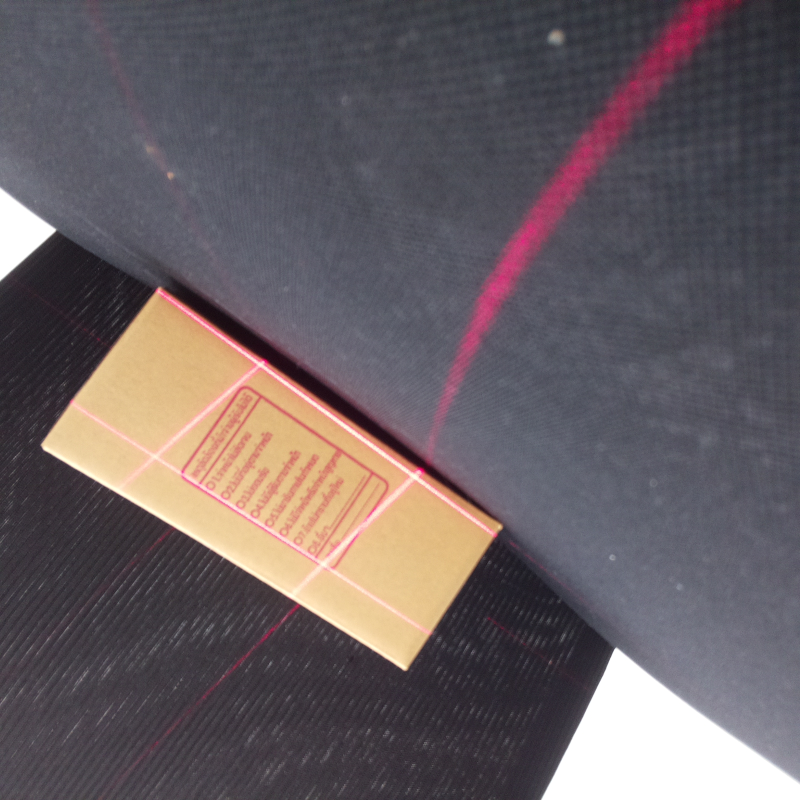
#> input picture images/image29-0.jpg, 1600 x 1600 px (shown at 1/2 size); its folder holds 4 pictures in this run
$ jupyter execute --allow-errors utils.ipynb   (shell and % lines are left out)
#> lines starting #> are read from the running program, lines starting #| are printed output that depends on the picture
### main_segmentation.py
from __future__ import print_function
import os
from constant import BATCH_SIZE, EPOCH_SIZE, MODEL_NAME
from src.utils.HED_data_parser import DataParser
from src.networks.hed import hed
from keras.utils import plot_model
from keras import backend as K
from keras import callbacks
import numpy as np
# import pdb


# [9 lines left out: function generate_minibatches, not called in this run]

######
def trainModel():
    # params
    model_name = MODEL_NAME
    model_dir     = os.path.join('checkpoints', model_name)
    csv_fn        = os.path.join(model_dir, 'train_log.csv')
    checkpoint_fn = os.path.join(model_dir, 'checkpoint.{epoch:02d}-{val_loss:.2f}.hdf5')

    batch_size_train = BATCH_SIZE

    # environment
    K.set_image_data_format('channels_last')
#> (this line was passed over: keras is not available in this run)
    K.image_data_format()
#> (this line was passed over: keras is not available in this run)
    # os.environ["CUDA_VISIBLE_DEVICES"]= '0'
    if not os.path.isdir(model_dir): os.makedirs(model_dir)

    # prepare data
    dataParser = DataParser(batch_size_train)

    # model
    model = hed()
    plot_model(model, to_file=os.path.join(model_dir, 'model.png'), show_shapes=True)

    # training
    # call backs
    checkpointer = callbacks.ModelCheckpoint(filepath=checkpoint_fn, verbose=1, save_best_only=True)
    csv_logger  = callbacks.CSVLogger(csv_fn, append=False, separator=',')
    tensorboard = callbacks.TensorBoard(log_dir=model_dir, histogram_freq=0,
                                        write_graph=True, write_images=False)

    train_history = model.fit(
                        generate_minibatches(dataParser,),
                        # max_q_size=40, workers=1,
                        steps_per_epoch=dataParser.steps_per_epoch,  #batch size
                        epochs=EPOCH_SIZE,
                        validation_data=generate_minibatches(dataParser, train=False),
                        validation_steps=dataParser.validation_steps,
                        callbacks=[checkpointer, csv_logger, tensorboard])

    # pdb.set_trace()

    print(train_history)

### utils.ipynb
[cell 1]
# train model
from main_segmentation import trainModel
trainModel()
#> (the call stopped at in trainModel, `dataParser = DataParser(batch_size_train)`: src is not available in this run)

[cell 2]
# predict
from test import predictResults

[cell 3]
# train pair generator
import os
from constant import DATA_FOLDER, BATCH_SIZE
from constant import TRAIN_VALIDATOR_RATIO

# check train/test equality
images = os.listdir(DATA_FOLDER + "/train/images/")
#> (the rest of this cell did not finish here and is left out)

[cell 4]
# resize image
import os
import glob
from constant import DATA_FOLDER
from PIL import Image

imagesPath = glob.glob("images/*")
NEW_SIZE = (800, 800)

def human_readable_size(size, decimal_places=2):
    for unit in ['B', 'KB', 'MB', 'GB', 'TB', 'PB']:
        if size < 1024.0 or unit == 'PB':
            break
        size /= 1024.0
    return f"{size:.{decimal_places}f} {unit}"

for path in imagesPath:
    img = Image.open(path)
#> img is the input picture: PIL image 1600x1600 RGB; mean R, G, B 104.5, 95, 98.4
    if img.size != NEW_SIZE:
        print(path, ":", img.size, "->", NEW_SIZE, ":", human_readable_size(os.path.getsize(path)), end=" -> ")
#| images/image29-0.jpg : (1600, 1600) -> (800, 800) : 1.60 MB ->
        img = img.resize(NEW_SIZE)
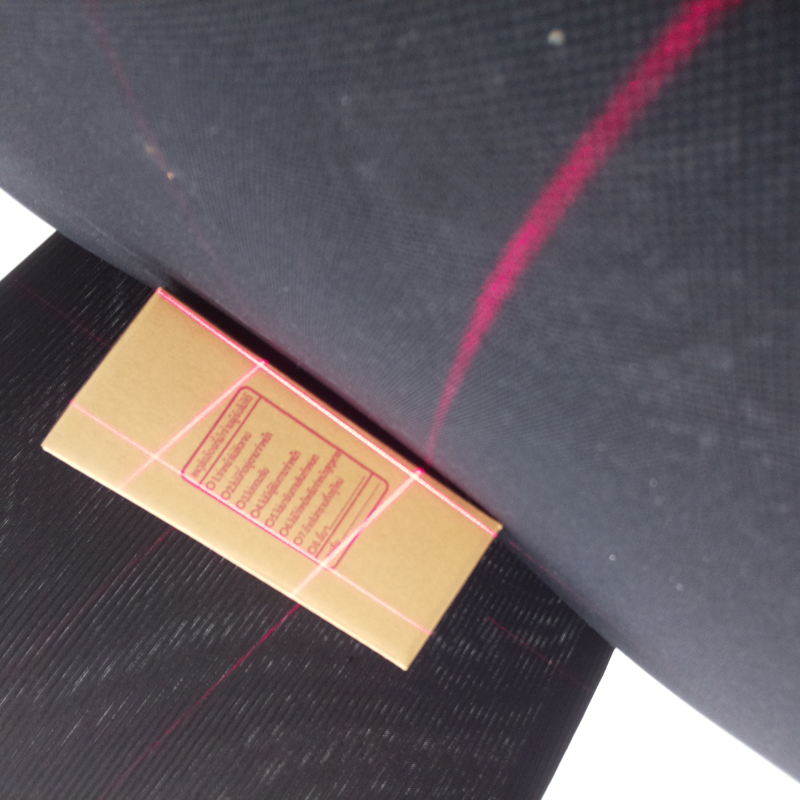
#> img: PIL image 800x800 RGB; mean R, G, B 104.5, 95, 98.4
        img.save(path, quality=100)
        print(human_readable_size(os.path.getsize(path)))
#> pass 2 of the loop `for path in imagesPath:`:
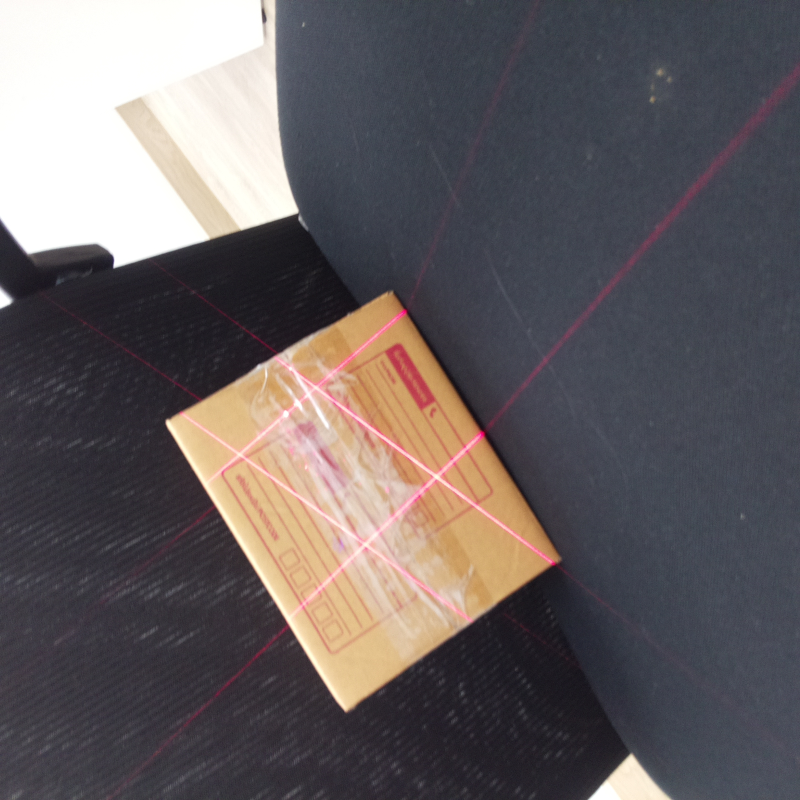
#> input picture images/image32-0.jpg, 1600 x 1600 px (shown at 1/2 size)
#> img is the input picture: PIL image 1600x1600 RGB; mean R, G, B 102.1, 95.6, 97.2
#| images/image32-0.jpg : (1600, 1600) -> (800, 800) : 1.51 MB ->
#> `img = img.resize(NEW_SIZE)`:
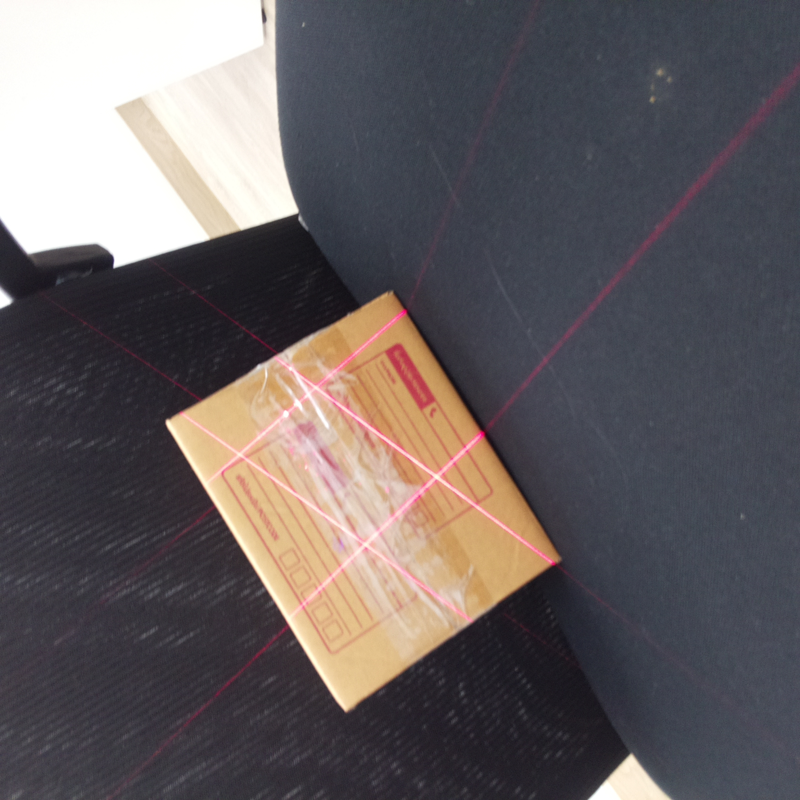
#> img: PIL image 800x800 RGB; mean R, G, B 102.1, 95.6, 97.2
#> pass 3 of the loop `for path in imagesPath:`:
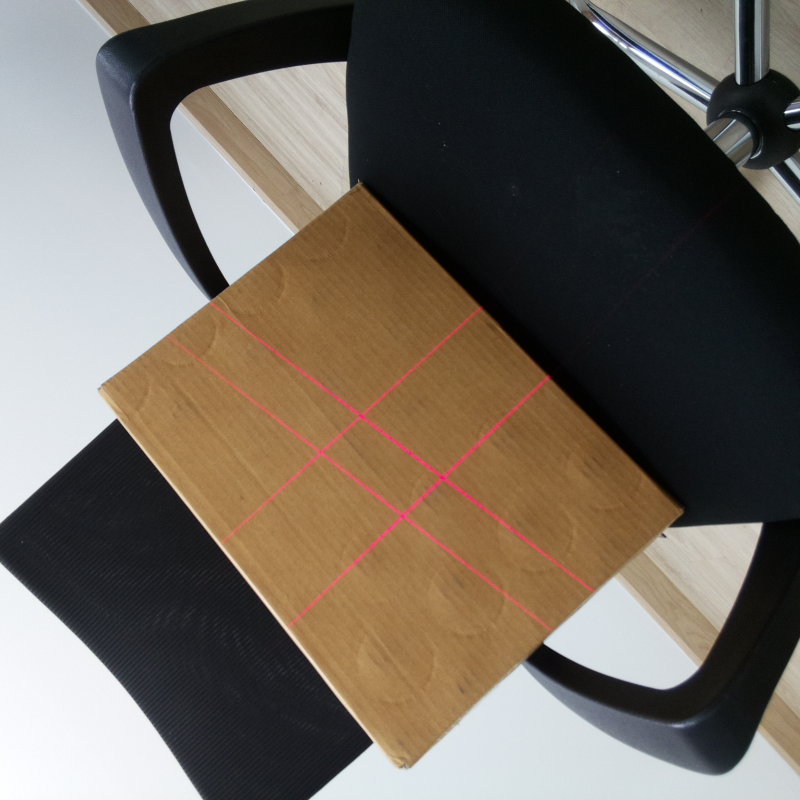
#> input picture images/image34-0.jpg, 1600 x 1600 px (shown at 1/2 size)
#> img is the input picture: PIL image 1600x1600 RGB; mean R, G, B 110.9, 101.9, 91.6
#| images/image34-0.jpg : (1600, 1600) -> (800, 800) : 1.46 MB ->
#> `img = img.resize(NEW_SIZE)`:
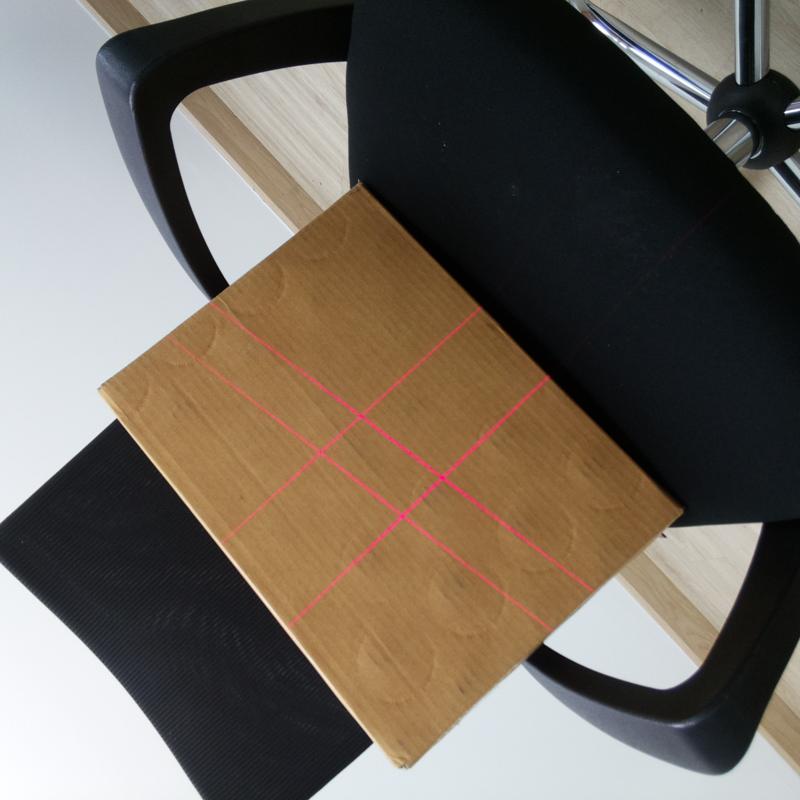
#> img: PIL image 800x800 RGB; mean R, G, B 110.9, 101.9, 91.6
#> the loop made 4 passes; the first 3 are shown
